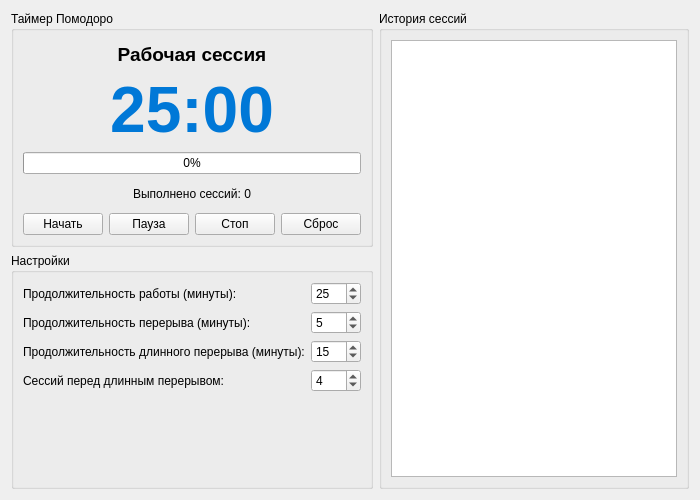
<?xml version="1.0" encoding="UTF-8"?>
<ui version="4.0">
 <class>PomodoroWidget</class>
 <widget class="QWidget" name="PomodoroWidget">
  <property name="geometry">
   <rect>
    <x>0</x>
    <y>0</y>
    <width>700</width>
    <height>500</height>
   </rect>
  </property>
  <property name="windowTitle">
   <string>Помодоро</string>
  </property>
  <layout class="QVBoxLayout" name="verticalLayout">
   <item>
    <layout class="QHBoxLayout" name="horizontalLayout">
     <item>
      <layout class="QVBoxLayout" name="timerLayout">
       <item>
        <widget class="QGroupBox" name="timerGroup">
         <property name="title">
          <string>Таймер Помодоро</string>
         </property>
         <layout class="QVBoxLayout" name="verticalLayout_2">
          <item>
           <widget class="QLabel" name="sessionTypeLabel">
            <property name="font">
             <font>
              <pointsize>14</pointsize>
              <weight>75</weight>
              <bold>true</bold>
             </font>
            </property>
            <property name="text">
             <string>Рабочая сессия</string>
            </property>
            <property name="alignment">
             <set>Qt::AlignCenter</set>
            </property>
           </widget>
          </item>
          <item>
           <widget class="QLabel" name="timerLabel">
            <property name="font">
             <font>
              <pointsize>48</pointsize>
              <weight>75</weight>
              <bold>true</bold>
             </font>
            </property>
            <property name="styleSheet">
             <string notr="true">color: #0078d7;</string>
            </property>
            <property name="text">
             <string>25:00</string>
            </property>
            <property name="alignment">
             <set>Qt::AlignCenter</set>
            </property>
           </widget>
          </item>
          <item>
           <widget class="QProgressBar" name="timerProgressBar">
            <property name="value">
             <number>0</number>
            </property>
           </widget>
          </item>
          <item>
           <widget class="QLabel" name="sessionCountLabel">
            <property name="text">
             <string>Выполнено сессий: 0</string>
            </property>
            <property name="alignment">
             <set>Qt::AlignCenter</set>
            </property>
           </widget>
          </item>
          <item>
           <layout class="QHBoxLayout" name="buttonLayout">
            <item>
             <widget class="QPushButton" name="startButton">
              <property name="text">
               <string>Начать</string>
              </property>
              <property name="icon">
               <iconset resource="../resources/resources.qrc">
                <normaloff>:/icons/start.png</normaloff>:/icons/start.png</iconset>
              </property>
             </widget>
            </item>
            <item>
             <widget class="QPushButton" name="pauseButton">
              <property name="text">
               <string>Пауза</string>
              </property>
              <property name="icon">
               <iconset resource="../resources/resources.qrc">
                <normaloff>:/icons/pause.png</normaloff>:/icons/pause.png</iconset>
              </property>
             </widget>
            </item>
            <item>
             <widget class="QPushButton" name="stopButton">
              <property name="text">
               <string>Стоп</string>
              </property>
              <property name="icon">
               <iconset resource="../resources/resources.qrc">
                <normaloff>:/icons/stop.png</normaloff>:/icons/stop.png</iconset>
              </property>
             </widget>
            </item>
            <item>
             <widget class="QPushButton" name="resetButton">
              <property name="text">
               <string>Сброс</string>
              </property>
              <property name="icon">
               <iconset resource="../resources/resources.qrc">
                <normaloff>:/icons/reset.png</normaloff>:/icons/reset.png</iconset>
              </property>
             </widget>
            </item>
           </layout>
          </item>
         </layout>
        </widget>
       </item>
       <item>
        <widget class="QGroupBox" name="settingsGroup">
         <property name="title">
          <string>Настройки</string>
         </property>
         <layout class="QFormLayout" name="formLayout">
          <item row="0" column="0">
           <widget class="QLabel" name="workDurationLabel">
            <property name="text">
             <string>Продолжительность работы (минуты):</string>
            </property>
           </widget>
          </item>
          <item row="0" column="1">
           <widget class="QSpinBox" name="workDurationSpinBox">
            <property name="minimum">
             <number>1</number>
            </property>
            <property name="maximum">
             <number>60</number>
            </property>
            <property name="value">
             <number>25</number>
            </property>
           </widget>
          </item>
          <item row="1" column="0">
           <widget class="QLabel" name="breakDurationLabel">
            <property name="text">
             <string>Продолжительность перерыва (минуты):</string>
            </property>
           </widget>
          </item>
          <item row="1" column="1">
           <widget class="QSpinBox" name="breakDurationSpinBox">
            <property name="minimum">
             <number>1</number>
            </property>
            <property name="maximum">
             <number>30</number>
            </property>
            <property name="value">
             <number>5</number>
            </property>
           </widget>
          </item>
          <item row="2" column="0">
           <widget class="QLabel" name="longBreakDurationLabel">
            <property name="text">
             <string>Продолжительность длинного перерыва (минуты):</string>
            </property>
           </widget>
          </item>
          <item row="2" column="1">
           <widget class="QSpinBox" name="longBreakDurationSpinBox">
            <property name="minimum">
             <number>1</number>
            </property>
            <property name="maximum">
             <number>60</number>
            </property>
            <property name="value">
             <number>15</number>
            </property>
           </widget>
          </item>
          <item row="3" column="0">
           <widget class="QLabel" name="sessionsBeforeLongBreakLabel">
            <property name="text">
             <string>Сессий перед длинным перерывом:</string>
            </property>
           </widget>
          </item>
          <item row="3" column="1">
           <widget class="QSpinBox" name="sessionsBeforeLongBreakSpinBox">
            <property name="minimum">
             <number>1</number>
            </property>
            <property name="maximum">
             <number>10</number>
            </property>
            <property name="value">
             <number>4</number>
            </property>
           </widget>
          </item>
         </layout>
        </widget>
       </item>
      </layout>
     </item>
     <item>
      <widget class="QGroupBox" name="historyGroup">
       <property name="title">
        <string>История сессий</string>
       </property>
       <layout class="QVBoxLayout" name="verticalLayout_3">
        <item>
         <widget class="QListWidget" name="sessionHistoryList"/>
        </item>
       </layout>
      </widget>
     </item>
    </layout>
   </item>
  </layout>
 </widget>
 <resources>
  <include location="../resources/resources.qrc"/>
 </resources>
 <connections/>
</ui>
